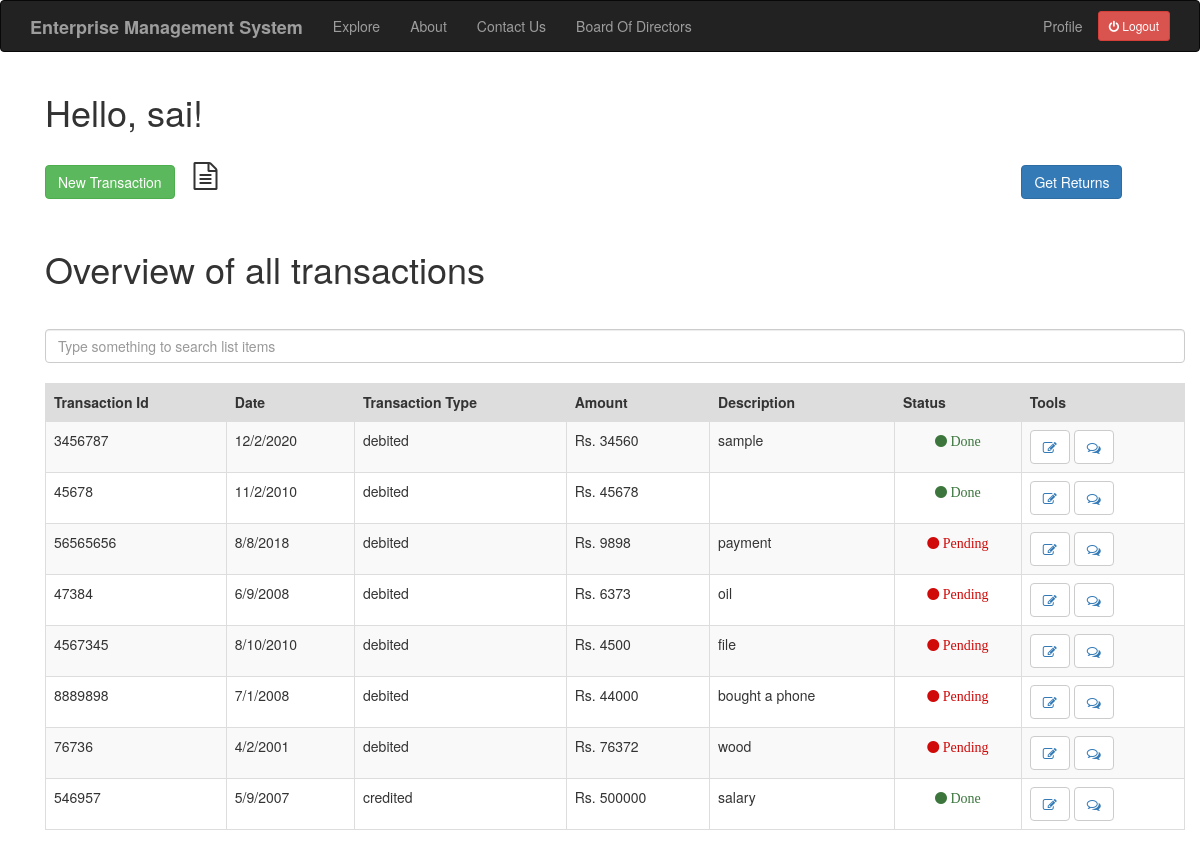
Before: /index (signed in) with the older database file.
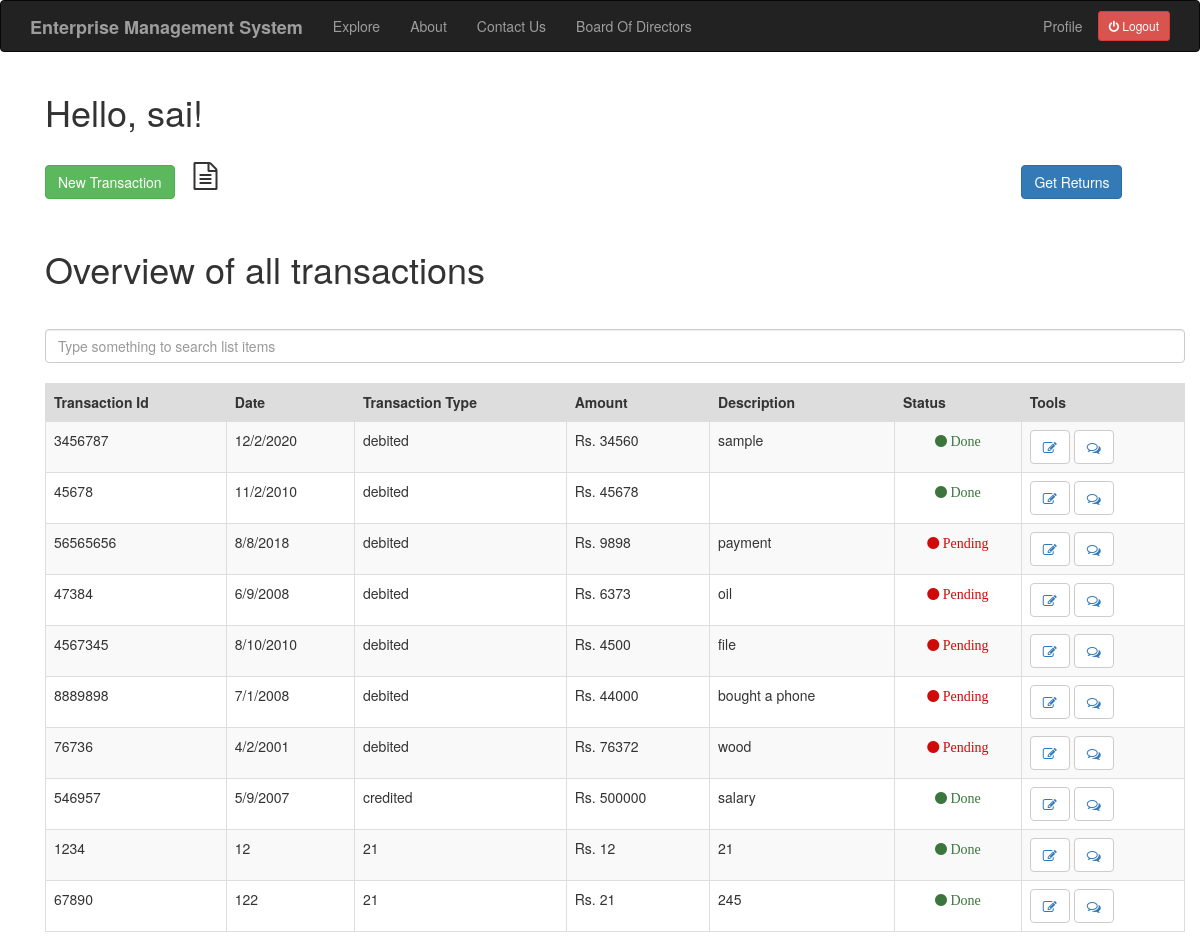
After: the same page with the newer database file.
### app/models.py (models this page shows, shortened)
class Transaction(db.Model):
    id = db.Column(db.Integer,primary_key=True)
    tr_id = db.Column(db.Integer)
    date = db.Column(db.String(64))
    description = db.Column(db.String(140))
    tr_type = db.Column(db.String(64))
    amount = db.Column(db.Integer)
    valid = db.Column(db.Boolean, default=False)
    user_id = db.Column(db.Integer,db.ForeignKey('user.id'))
    comment = db.relationship('Comment',backref='comment_of',lazy='dynamic')
    document = db.relationship('Document',backref='document_of',lazy='dynamic')

### app/routes.py (the view)
@app.route('/index')
@login_required
def index():
    if current_user.job != 'Acc':
        transaction = Transaction.query.filter_by(user_id=current_user.id)
        return render_template("index.html", title='HomePage',transaction=transaction)
    else:
        return redirect(url_for('acc_index'))

### app/models.py (called while the page is built)
@login.user_loader
def load_user(id):
    return User.query.get(int(id))

### app/routes.py (called while the page is built)
@app.before_request
def before_request():
    if current_user.is_authenticated:
        current_user.last_seen = datetime.utcnow()
        db.session.commit()

### app/templates/index.html (shortened to what this page needs)
{% extends "base.html" %}
{% import 'bootstrap/wtf.html' as wtf %}
{% block app_content %}
<link rel="stylesheet" href="https://cdnjs.cloudflare.com/ajax/libs/font-awesome/4.7.0/css/font-awesome.min.css">
    <div class="container">
        <h1>Hello, {{ current_user.username }}!</h1>
        <br>
        <p> <a href="{{ url_for('add_transaction') }}" class="btn btn-success">New Transaction</a> <i class="fa fa-file-text-o fa-2x" aria-hidden="true" style="margin-left: 15px;"></i> <a href="{{ url_for('get_returns') }}" style="margin-left:800px;" class="btn btn-primary"> Get Returns </a> </p>
        <br>
        <h1>Overview of all transactions</h1>
        <br>
        <input class="form-control mb-4" id="tableSearch" type="text" placeholder="Type something to search list items">
        <br>
        <table class="table table-bordered table-striped" id="keywords">
            <thead>
                <tr style="background-color: #dddddd">
                    <th>Transaction Id</th>
                    <th>Date</th>
                    <th>Transaction Type</th>
                    <th>Amount</th>
                    <th>Description</th>
                    <th>Status</th>
                    <th>Tools</th>
                </tr>
            </thead>
            <tbody id="myTable">
            {% for po in transaction %}
                <tr>
                    <td>{{ po.tr_id }}</td>
                    <td>{{ po.date }}</td>
                    <td>{{ po.tr_type }}</td>
                    <td>Rs. {{ po.amount }}</td>
                    <td>{{ po.description }}</td>
                    <td>{% if po.valid == False %}
                      <p style="text-align: center;"><i class="fa fa-circle red" aria-hidden="true"> Pending</i></p>
                      {% else %}
                      <p style="text-align: center;"><i class="fa fa-circle green" aria-hidden="true"> Done</i></p>
                      {% endif %}
                    </td>
                    <td> <button type="button" class="btn btn-default"><a href="{{ url_for('edit_transaction', trans_id = po.id) }}"><i class="fa fa-pencil-square-o fa-1x" aria-hidden="true"></i></a></button>
                    <button type="button" class='btn btn-default'><a href="{{ url_for('add_comment', trans_id = po.id) }}"><i class="fa fa-comments-o fa-1x" aria-hidden="true"></i></a></button> </td>
                </tr>
            {% endfor %}
            </tbody>
        </table>
    </div>
{% endblock %}

Changed rows visible on the page:
added Transaction: tr_id "1234", date "12", tr_type "21", amount "12", description "21", valid "Done"
added Transaction: tr_id "67890", date "122", tr_type "21", amount "21", description "245", valid "Done"
